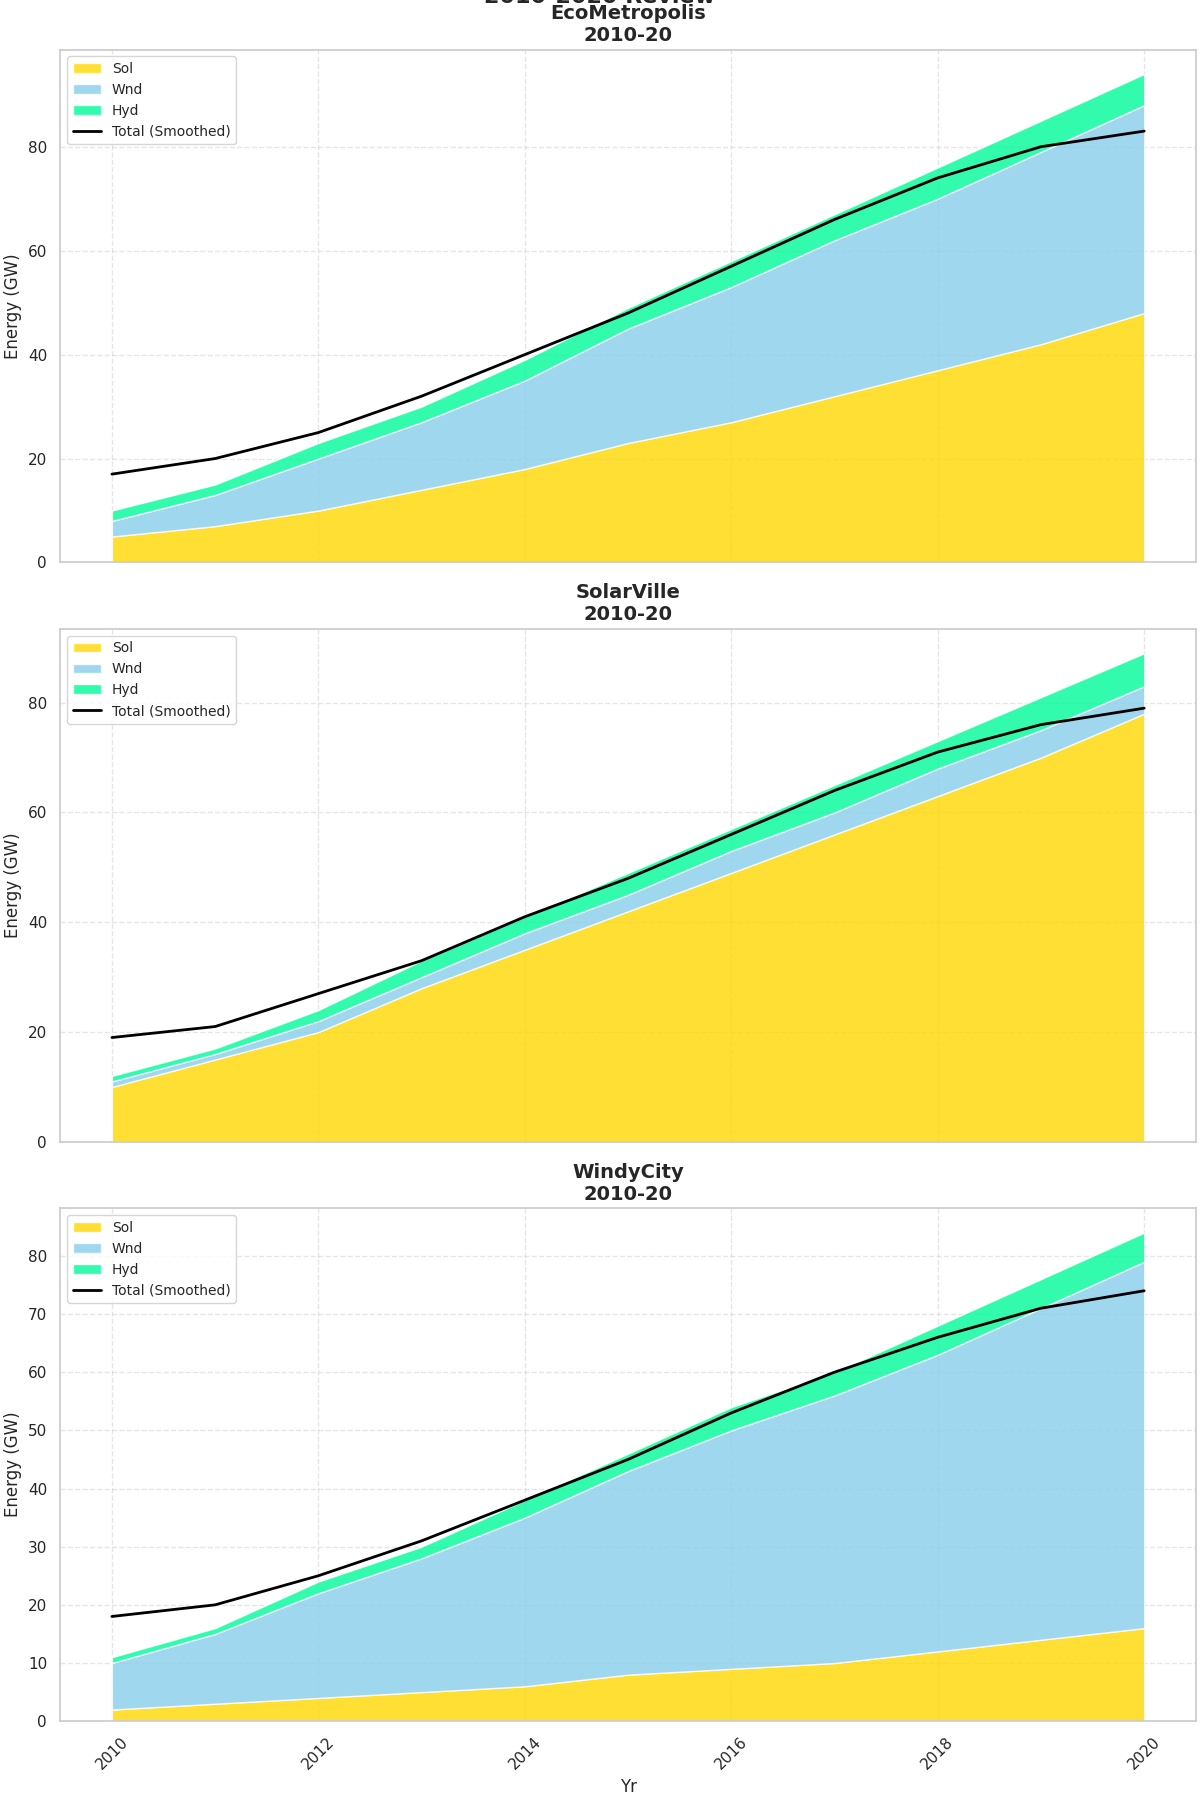

Write Python code to recreate this figure.
import matplotlib.pyplot as plt
import numpy as np
from scipy.ndimage import gaussian_filter1d

years = np.arange(2010, 2021)

solar_eco = np.array([5, 7, 10, 14, 18, 23, 27, 32, 37, 42, 48])
wind_eco = np.array([3, 6, 10, 13, 17, 22, 26, 30, 33, 37, 40])
hydro_eco = np.array([2, 2, 3, 3, 4, 4, 5, 5, 6, 6, 6])
total_eco = solar_eco + wind_eco + hydro_eco

solar_solarville = np.array([10, 15, 20, 28, 35, 42, 49, 56, 63, 70, 78])
wind_solarville = np.array([1, 1, 2, 2, 3, 3, 4, 4, 5, 5, 5])
hydro_solarville = np.array([1, 1, 2, 3, 3, 4, 4, 5, 5, 6, 6])
total_solarville = solar_solarville + wind_solarville + hydro_solarville

solar_windycity = np.array([2, 3, 4, 5, 6, 8, 9, 10, 12, 14, 16])
wind_windycity = np.array([8, 12, 18, 23, 29, 35, 41, 46, 51, 57, 63])
hydro_windycity = np.array([1, 1, 2, 2, 3, 3, 4, 4, 5, 5, 5])
total_windycity = solar_windycity + wind_windycity + hydro_windycity

smooth_eco = gaussian_filter1d(total_eco, sigma=2)
smooth_solarville = gaussian_filter1d(total_solarville, sigma=2)
smooth_windycity = gaussian_filter1d(total_windycity, sigma=2)

fig, ax = plt.subplots(3, 1, figsize=(12, 18), sharex=True, constrained_layout=True)

ax[0].stackplot(years, solar_eco, wind_eco, hydro_eco, labels=['Sol', 'Wnd', 'Hyd'], colors=['#FFD700', '#87CEEB', '#00FA9A'], alpha=0.8)
ax[0].plot(years, smooth_eco, color='black', linestyle='-', linewidth=2, label='Total (Smoothed)')
ax[0].set_title('EcoMetropolis\n2010-20', fontsize=14, weight='bold')
ax[0].set_ylabel('Energy (GW)', fontsize=12)
ax[0].legend(loc='upper left', fontsize=10)
ax[0].grid(True, linestyle='--', alpha=0.5)

ax[1].stackplot(years, solar_solarville, wind_solarville, hydro_solarville, labels=['Sol', 'Wnd', 'Hyd'], colors=['#FFD700', '#87CEEB', '#00FA9A'], alpha=0.8)
ax[1].plot(years, smooth_solarville, color='black', linestyle='-', linewidth=2, label='Total (Smoothed)')
ax[1].set_title('SolarVille\n2010-20', fontsize=14, weight='bold')
ax[1].set_ylabel('Energy (GW)', fontsize=12)
ax[1].legend(loc='upper left', fontsize=10)
ax[1].grid(True, linestyle='--', alpha=0.5)

ax[2].stackplot(years, solar_windycity, wind_windycity, hydro_windycity, labels=['Sol', 'Wnd', 'Hyd'], colors=['#FFD700', '#87CEEB', '#00FA9A'], alpha=0.8)
ax[2].plot(years, smooth_windycity, color='black', linestyle='-', linewidth=2, label='Total (Smoothed)')
ax[2].set_title('WindyCity\n2010-20', fontsize=14, weight='bold')
ax[2].set_xlabel('Yr', fontsize=12)
ax[2].set_ylabel('Energy (GW)', fontsize=12)
ax[2].legend(loc='upper left', fontsize=10)
ax[2].grid(True, linestyle='--', alpha=0.5)

for axis in ax:
    axis.tick_params(axis='x', labelrotation=45)
    axis.xaxis.set_major_locator(plt.MaxNLocator(integer=True))

plt.suptitle('Renewable Energy in Cities:\n2010-2020 Review', fontsize=16, weight='bold', y=1.02)

plt.show()
